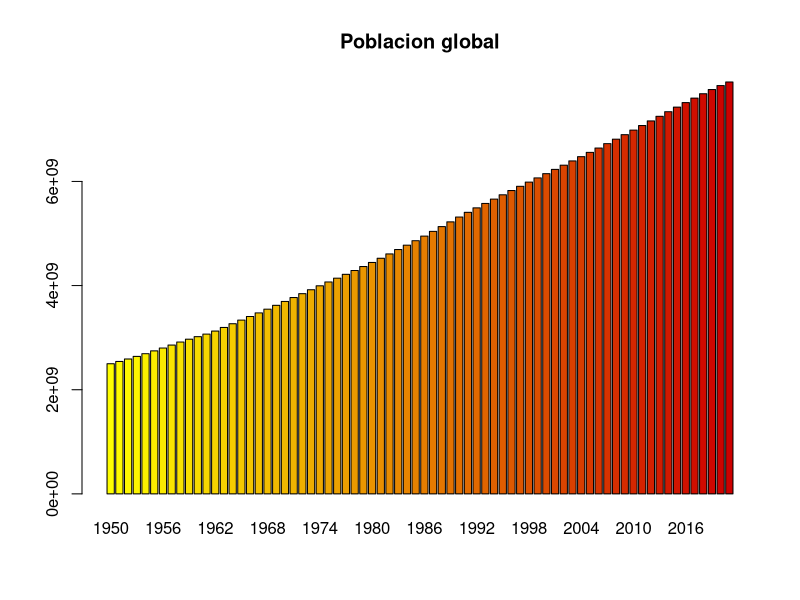
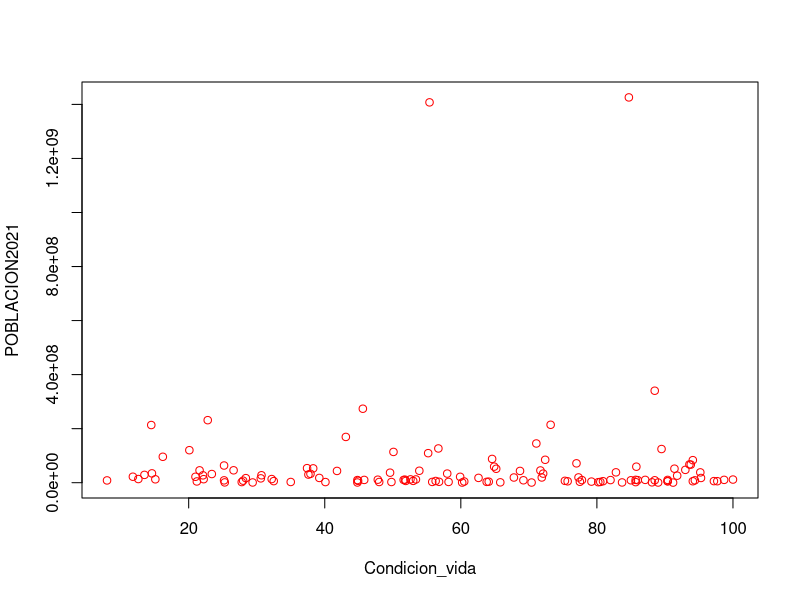
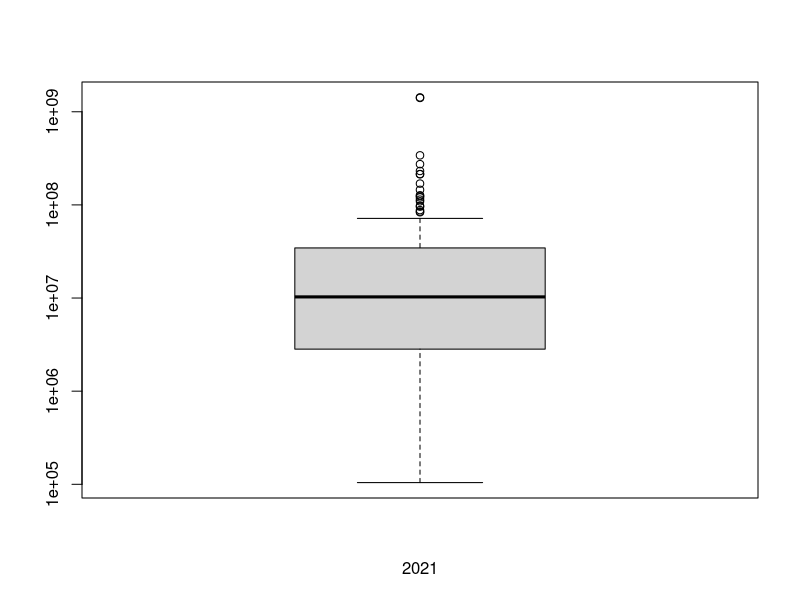
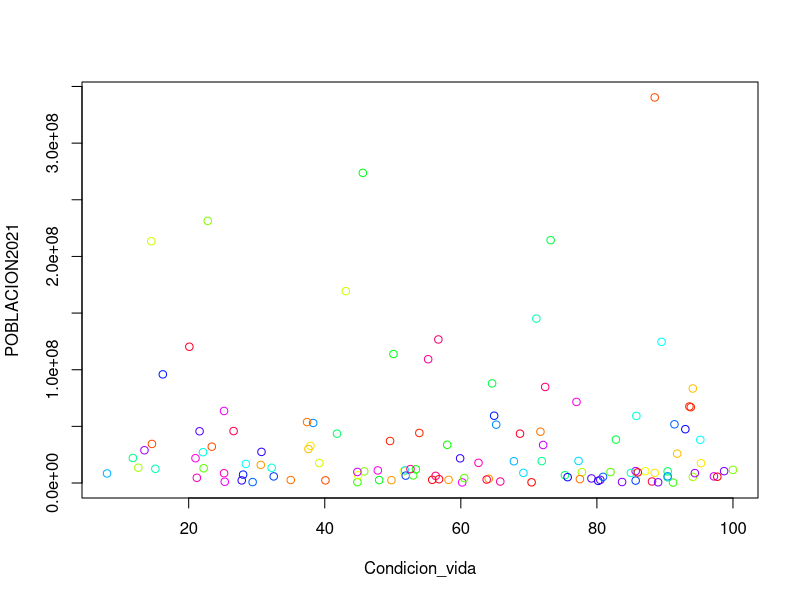
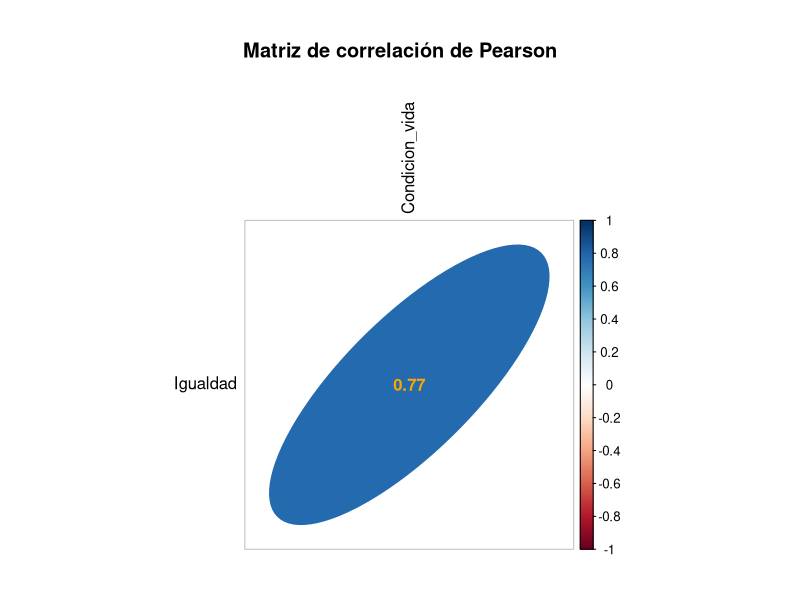
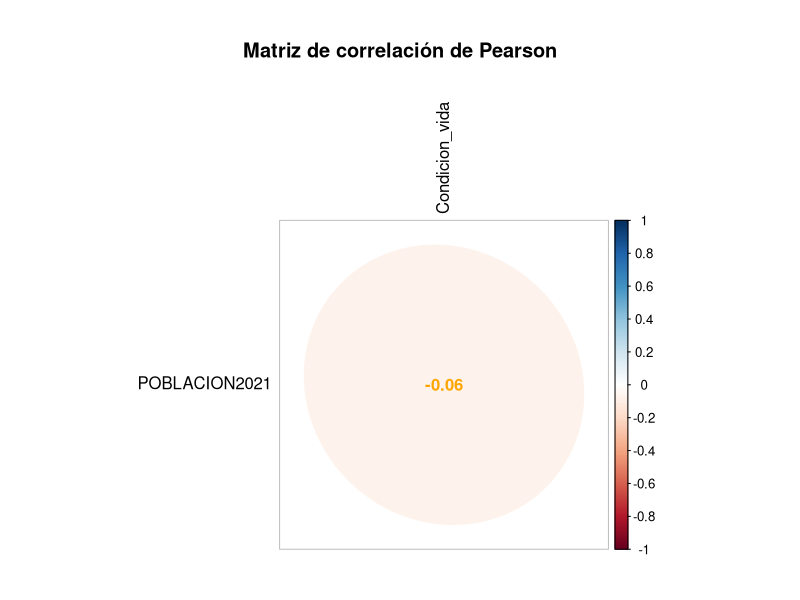
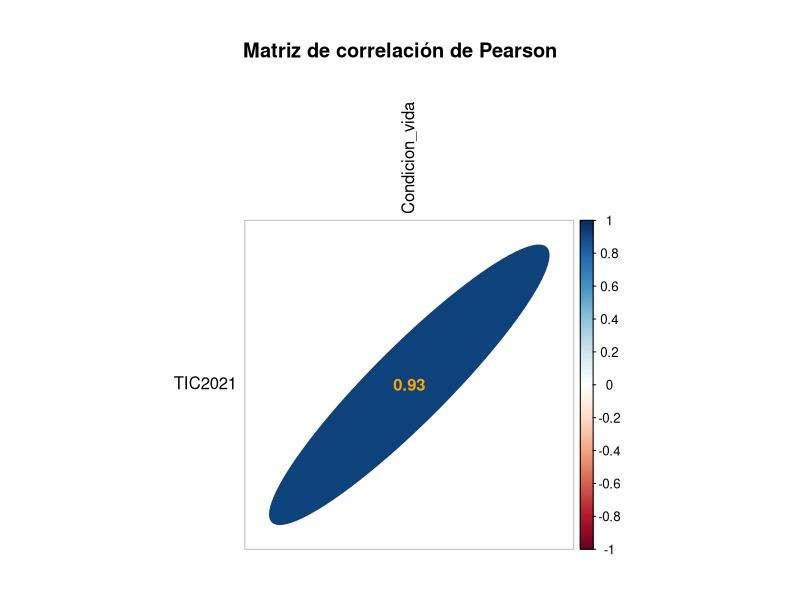
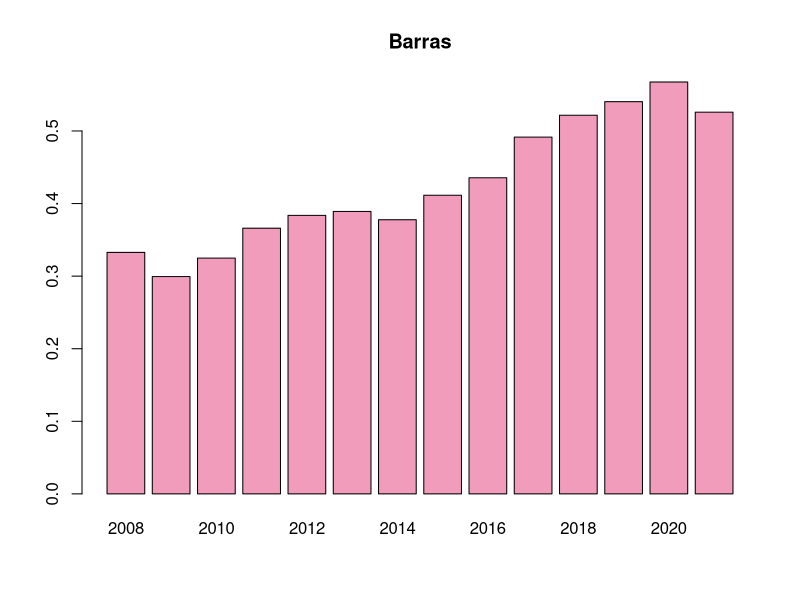

These charts were generated, in order, by the following R code:
## ---- chunk 1
knitr::opts_chunk$set(echo = TRUE)
## ---- chunk 2
rm(list = ls())

tic = read.csv("tic.csv",as.is = TRUE)
poblacion = read.csv("poblacion.csv",as.is = TRUE)
poblacionglobal = read.csv("poblacionglobal.csv",as.is = TRUE)
IGI = read.csv("IGI.csv",as.is = TRUE)
inflacion = read.csv("inflacion.csv",as.is = TRUE)
tic08_21 = read.csv("tic08_21.csv",as.is = TRUE)
## ---- chunk 3
colnames(tic)
colnames(poblacion)
colnames(IGI)

## ---- chunk 4
colnames(IGI)[grep("Overall.index_Inclusive_growth_Value",colnames(IGI))]<-"General"
colnames(IGI)[grep("Economy_Inclusive_growth_Value",colnames(IGI))]<-"Economico"
colnames(IGI)[grep("Living.conditions_Inclusive_growth_Value",colnames(IGI))]<-"Condicion_vida"
colnames(IGI)[grep("Equality_Inclusive_growth_Value",colnames(IGI))]<-"Igualdad"
colnames(IGI)[grep("Environment_Inclusive_growth_Value",colnames(IGI))]<-"Medioambiente"


colnames(tic08_21)[grep("X2008_Index_Value",colnames(tic08_21))]<-"TIC2008"
colnames(tic08_21)[grep("X2009_Index_Value",colnames(tic08_21))]<-"TIC2009"
colnames(tic08_21)[grep("X2010_Index_Value",colnames(tic08_21))]<-"TIC2010"
colnames(tic08_21)[grep("X2011_Index_Value",colnames(tic08_21))]<-"TIC2011"
colnames(tic08_21)[grep("X2012_Index_Value",colnames(tic08_21))]<-"TIC2012"
colnames(tic08_21)[grep("X2013_Index_Value",colnames(tic08_21))]<-"TIC2013"
colnames(tic08_21)[grep("X2014_Index_Value",colnames(tic08_21))]<-"TIC2014"
colnames(tic08_21)[grep("X2015_Index_Value",colnames(tic08_21))]<-"TIC2015"
colnames(tic08_21)[grep("X2016_Index_Value",colnames(tic08_21))]<-"TIC2016"
colnames(tic08_21)[grep("X2017_Index_Value",colnames(tic08_21))]<-"TIC2017"
colnames(tic08_21)[grep("X2018_Index_Value",colnames(tic08_21))]<-"TIC2018"
colnames(tic08_21)[grep("X2019_Index_Value",colnames(tic08_21))]<-"TIC2019"
colnames(tic08_21)[grep("X2020_Index_Value",colnames(tic08_21))]<-"TIC2020"
colnames(tic08_21)[grep("X2021_Index_Value",colnames(tic08_21))]<-"TIC2021"



colnames(tic)[grep("X2011_Index_Value",colnames(tic))]<-"TIC2011"
colnames(tic)[grep("X2021_Index_Value",colnames(tic))]<-"TIC2021"
tic$Category_Label<-NULL

colnames(poblacion)[grep("X1951_Absolute_value_Value",colnames(poblacion))]<-"POBLACION1951"
colnames(poblacion)[grep("X1961_Absolute_value_Value",colnames(poblacion))]<-"POBLACION1961"
colnames(poblacion)[grep("X1971_Absolute_value_Value",colnames(poblacion))]<-"POBLACION1971"
colnames(poblacion)[grep("X1981_Absolute_value_Value",colnames(poblacion))]<-"POBLACION1981"
colnames(poblacion)[grep("X1991_Absolute_value_Value",colnames(poblacion))]<-"POBLACION1991"
colnames(poblacion)[grep("X2001_Absolute_value_Value",colnames(poblacion))]<-"POBLACION2001"
colnames(poblacion)[grep("X2011_Absolute_value_Value",colnames(poblacion))]<-"POBLACION2011"
colnames(poblacion)[grep("X2021_Absolute_value_Value",colnames(poblacion))]<-"POBLACION2021"
## ---- chunk 5
poblacion<-poblacion[-c(1,5,6,8,9,12,24,27,31,40:42,46,47,52,56,57,60,63,68,69,73:75,79:86,91,93,95:97,103,109,120,121,129,139,143,147,152,155,156,159,161,163,166,168,170,181:183,185,186,189,194,195,198,202,207,213:215,221,222,226:228,231,234:236,238:241,243,247,248,250,251), ]
poblacion$id=1:167
## ---- chunk 6
poblacionglobal<-data.frame(t(poblacionglobal[-1]))
poblacionglobal<-data.frame(Tiempo=1950:2021,poblacionglobal=poblacionglobal[ ,1])
p<-barplot(height = poblacionglobal$poblacionglobal, names=poblacionglobal$Tiempo,main = "Poblacion global", col=colorRampPalette(c('yellow','red3'))(72))
## ---- chunk 7
BBDD=merge(x=poblacion,y=tic,all = TRUE)
kendall<-BBDD[-c(1,10,11,13,16,20,23,27,28,33,50,52,63:65,76,82,86,88,92,96,109,112,114,117,123,127:131,138,140,144,145,151,153,162:166), ]
kendall$id=1:125
kendall<-merge(x=kendall,y=IGI, all=TRUE)
## ---- chunk 8
library(corrplot)
numer <- kendall[, c("POBLACION2021", "Condicion_vida")]
plot(POBLACION2021~Condicion_vida, data=numer,col="red")
# numer <- na.omit(numer)
# corrplot(cor(numer, method = "kendall"), type = "upper", title = "Matriz de correlacion de Kendall",
#          diag = FALSE, method = "ellipse", tl.col = "black", 
#          addCoef.col = "orange", mar = c(2,2,5,2))

## ---- chunk 9

boxplot(poblacion$POBLACION2021,log="y",xlab="2021")
## ---- chunk 10
summary(poblacion$POBLACION2021)

## ---- chunk 11
which.max(poblacion$POBLACION2021)
## ---- chunk 12
kendall[which.max(kendall$POBLACION2021),"POBLACION2021"]=NA
which.max(kendall$POBLACION2021)
## ---- chunk 13
kendall[which.max(kendall$POBLACION2021),"POBLACION2021"]=NA
which.max(kendall$POBLACION2021)
## ---- chunk 14
library(corrplot)
numer <- kendall[, c("POBLACION2021", "Condicion_vida")]
plot(POBLACION2021~Condicion_vida, data=numer,col=rainbow(40))
# numer <- na.omit(numer)
# corrplot(cor(numer, method = "kendall"), type = "upper", title = "Matriz de correlacion de Kendall",
#          diag = FALSE, method = "ellipse", tl.col = "black", 
#          addCoef.col = "orange", mar = c(2,2,5,2))
## ---- chunk 15
which.max(IGI$Condicion_vida)
which.min(IGI$Condicion_vida)

aux<-IGI
aux[which.max(aux$Condicion_vida),"Condicion_vida"]=NA
aux[which.min(aux$Condicion_vida),"Condicion_vida"]=NA
which.max(aux$Condicion_vida)
which.min(aux$Condicion_vida)
## ---- chunk 16
which.max(tic$TIC2021)
which.min(tic$TIC2021)

aux<-tic
aux[which.max(aux$TIC2021),"TIC2021"]=NA
aux[which.min(aux$TIC2021),"TIC2021"]=NA
which.max(aux$TIC2021)
which.min(aux$TIC2021)
## ---- chunk 17
library(corrplot)

numer = subset(kendall,select=c(Igualdad, Condicion_vida))
corrplot(cor(numer, method = "pearson"), type = "upper", title = "Matriz de correlación de Pearson",
         diag = FALSE, method = "ellipse", tl.col = "black", 
         addCoef.col = "orange", mar = c(2,2,5,2))
## ---- chunk 18
numer = subset(kendall,select=c(POBLACION2021, Condicion_vida))
numer <- na.omit(numer)
corrplot(cor(numer, method = "pearson"), type = "upper", title = "Matriz de correlación de Pearson",
         diag = FALSE, method = "ellipse", tl.col = "black", 
         addCoef.col = "orange", mar = c(2,2,5,2))
## ---- chunk 19
numer = subset(kendall,select=c(TIC2021, Condicion_vida))
corrplot(cor(numer, method = "pearson"), type = "upper", title = "Matriz de correlación de Pearson",
         diag = FALSE, method = "ellipse", tl.col = "black", 
         addCoef.col = "orange", mar = c(2,2,5,2))
## ---- chunk 20
which.max(kendall$Igualdad)
which.min(kendall$Igualdad)
aux<-kendall
aux[which.max(aux$Igualdad),"Igualdad"]=NA
which.max(aux$Igualdad)
aux2<-aux
aux2[which.max(aux2$Igualdad),"Igualdad"]=NA
which.max(aux2$Igualdad)

## ---- chunk 21
TestSignos = function(x, M = 0, p = 0.5, conf.level = 0.95, 
                      alternative = "two.sided") {
  S = sum(x-M > 0)
  ceros = sum(x-M == 0)
  n = length(x) - ceros
  binom.test(x = S, n = n, p = p, alternative = alternative, 
             conf.level = conf.level)
}
## ---- chunk 22

datos <- kendall[!is.na(kendall$TIC2021),]
datos <- datos[!is.na(datos$TIC2011),]
TestSignos(datos$TIC2021-datos$TIC2011)


## ---- chunk 23

datos <- tic08_21[!is.na(tic08_21$TIC2021),]
datos <- datos[!is.na(datos$TIC2008),]
TestSignos(datos$TIC2021-datos$TIC2008)


## ---- chunk 24
datos08 <- tic08_21[!is.na(tic08_21$TIC2008),]
datos09 <- tic08_21[!is.na(tic08_21$TIC2009),]
datos10 <- tic08_21[!is.na(tic08_21$TIC2010),]
datos11 <- tic08_21[!is.na(tic08_21$TIC2011),]
datos12 <- tic08_21[!is.na(tic08_21$TIC2012),]
datos13 <- tic08_21[!is.na(tic08_21$TIC2013),]
datos14 <- tic08_21[!is.na(tic08_21$TIC2014),]
datos15 <- tic08_21[!is.na(tic08_21$TIC2015),]
datos16 <- tic08_21[!is.na(tic08_21$TIC2016),]
datos17 <- tic08_21[!is.na(tic08_21$TIC2017),]
datos18 <- tic08_21[!is.na(tic08_21$TIC2018),]
datos19 <- tic08_21[!is.na(tic08_21$TIC2019),]
datos20 <- tic08_21[!is.na(tic08_21$TIC2020),]
datos21 <- tic08_21[!is.na(tic08_21$TIC2021),]


ticSUMA <- data.frame(
  "Año" = as.character(c("datos")),
  "2008" = c(sum(datos08$TIC2008)/length(datos08$TIC2008)) , 
  "2009" = c(sum(datos09$TIC2009)/length(datos09$TIC2009)), 
  "2010" = c(sum(datos10$TIC2010)/length(datos10$TIC2010)),
  "2011" = c(sum(datos11$TIC2011)/length(datos11$TIC2011)),
  "2012" = c(sum(datos12$TIC2012)/length(datos12$TIC2012)),
  "2013" = c(sum(datos13$TIC2013)/length(datos13$TIC2013)),
  "2014" = c(sum(datos14$TIC2014)/length(datos14$TIC2014)),
  "2015" = c(sum(datos15$TIC2015)/length(datos15$TIC2015)),
  "2016" = c(sum(datos16$TIC2016)/length(datos16$TIC2016)),
  "2017" = c(sum(datos17$TIC2017)/length(datos17$TIC2017)),
  "2018" = c(sum(datos18$TIC2018)/length(datos18$TIC2018)),
  "2019" = c(sum(datos19$TIC2019)/length(datos19$TIC2019)),
  "2020" = c(sum(datos20$TIC2020)/length(datos20$TIC2020)),
  "2021" = c(sum(datos21$TIC2021)/length(datos21$TIC2021))
)
## ---- chunk 25
ticSUMA <- data.frame(t(ticSUMA[-1]))
# Añadimos los nombres de las columnas


## ---- chunk 26
p<-barplot(height = ticSUMA$t.ticSUMA..1.., names=2008:2021,main = "Barras", col="#F19CBB")
